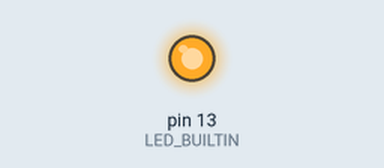
Simulated run of this sketch. Board: Arduino Uno, built with avr-gcc and run on an emulated ATmega328P. Parts: output pins drawn as LEDs (lit = HIGH).

Above: at 0.2 s.
At 20.2 s:
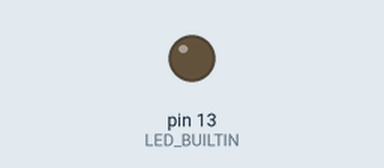
Timing chart, 0 to 22.1 s (numbered marks = the images above):
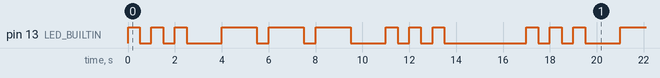

Measured:
- by itself, pin 13 (LED_BUILTIN): repeats every 17.0 s: 2 × (LOW 0.50 s, HIGH 0.50 s), LOW 1.5 s, 2 × (HIGH 1.5 s, LOW 0.50 s), HIGH 1.5 s, LOW 1.5 s, 2 × (HIGH 0.50 s, LOW 0.50 s), HIGH 0.50 s, LOW 3.5 s, HIGH 0.50 s
- by itself, everything shown: repeats every 17.0 s, in 18 steps

The sketch:

BlinkSOS.ino
```cpp
void setup() {
  // put your setup code here, to run once:
pinMode(LED_BUILTIN, OUTPUT);
}

void loop() {
  // put your main code here, to run repeatedly:
digitalWrite(LED_BUILTIN, HIGH); // turn the LED on (HIGH is the voltage level)
delay(500); // wait for half a second
digitalWrite(LED_BUILTIN, LOW); // turn the LED off by making the voltage LOW
delay(500); // wait for a second
digitalWrite(LED_BUILTIN, HIGH); // turn the LED on (HIGH is the voltage level)
delay(500); // wait for half a second
digitalWrite(LED_BUILTIN, LOW); // turn the LED off by making the voltage LOW
delay(500); // wait for a second
digitalWrite(LED_BUILTIN, HIGH); // turn the LED on (HIGH is the voltage level)
delay(500); // wait for half a second
digitalWrite(LED_BUILTIN, LOW); // turn the LED off by making the voltage LOW
delay(1500); // wait for a second
digitalWrite(LED_BUILTIN, HIGH);
delay(1500);
digitalWrite(LED_BUILTIN, LOW);
delay(500);
digitalWrite(LED_BUILTIN, HIGH);
delay(1500);
digitalWrite(LED_BUILTIN, LOW);
delay(500);
digitalWrite(LED_BUILTIN, HIGH);
delay(1500);
digitalWrite(LED_BUILTIN, LOW);
delay(1500);
digitalWrite(LED_BUILTIN, HIGH); // turn the LED on (HIGH is the voltage level)
delay(500); // wait for half a second
digitalWrite(LED_BUILTIN, LOW); // turn the LED off by making the voltage LOW
delay(500); // wait for a second
digitalWrite(LED_BUILTIN, HIGH); // turn the LED on (HIGH is the voltage level)
delay(500); // wait for half a second
digitalWrite(LED_BUILTIN, LOW); // turn the LED off by making the voltage LOW
delay(500); // wait for a second
digitalWrite(LED_BUILTIN, HIGH); // turn the LED on (HIGH is the voltage level)
delay(500); // wait for half a second
digitalWrite(LED_BUILTIN, LOW); // turn the LED off by making the voltage LOW
delay(3500); // wait for a second
}
```
